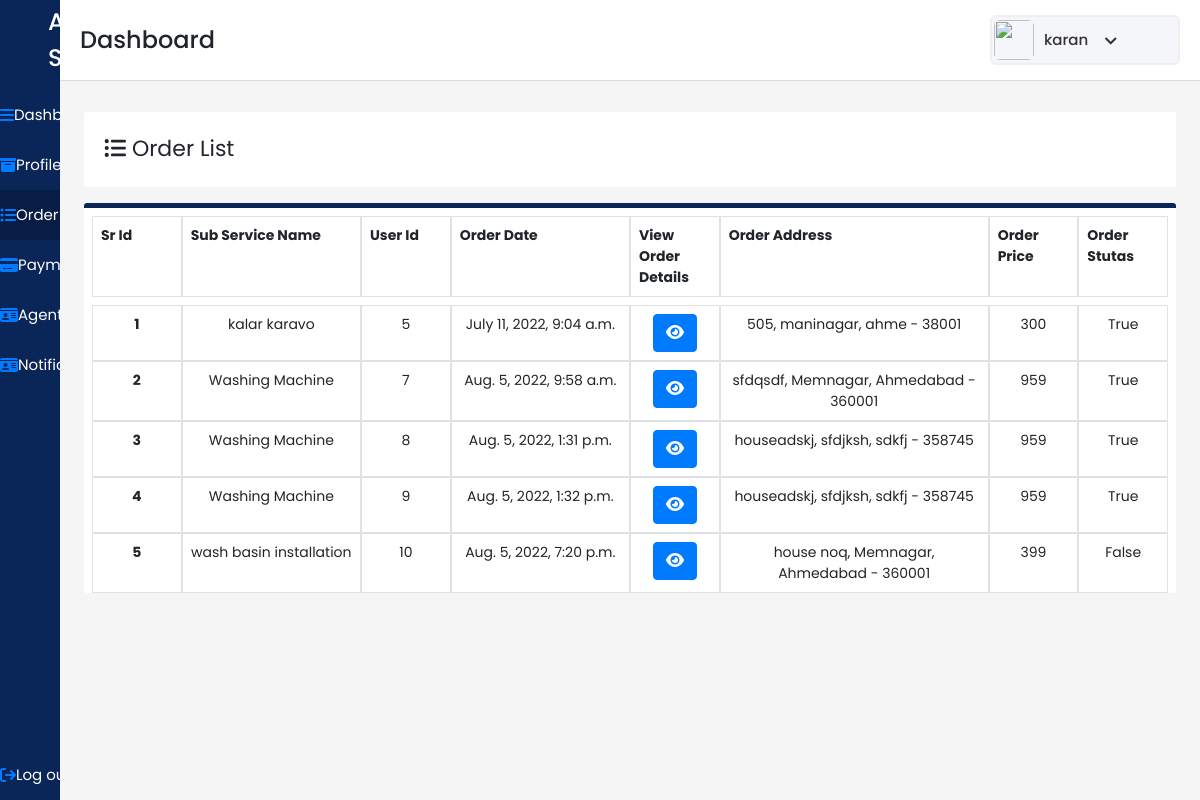
Page /agentorderlist/ (signed in) on the committed database.
### user/models.py (models this page shows)
class Orderlist(models.Model):
    orderid=models.IntegerField(primary_key=True)
    serviceid=models.IntegerField(null=True,blank=True)
    subserviceid=models.IntegerField(null=True)
    userid=models.IntegerField(null=True)
    agentid=models.IntegerField(null=True,blank=True)
    servicename=models.CharField(max_length=200,null=True)
    orderdatetime=models.DateTimeField(null=True)
    orderotp=models.IntegerField(null=True)
    orderstutas=models.BooleanField(max_length=5,null=True)
    ordercompletetime=models.DateTimeField(null=True,blank=True)
    orderaddress=models.CharField(max_length=200)
    orderprice=models.IntegerField(null=True)

### user/views.py (the view)
# urls.py: path('agentorderlist/',views.agentorderlist,name="agentorderlist"),
@login_required(login_url="/login/")
def agentorderlist(request):
    agent = Agent.objects.get(agentname=request.user.username)
    allOrderlist=Orderlist.objects.filter(agentid=agent.agentid)
    context={'Orderlists':allOrderlist}
    print(allOrderlist)
    return render(request,"agent/agentorderlist.html",context)

### user/templates/agent/agentorderlist.html (shortened to what this page needs)
{% load static %}
<!DOCTYPE html>
<html lang="en" dir="ltr">
  <head>
    <link rel="stylesheet" href="{% static "./style.css" %}">
   <link href="{% static "https://unpkg.com/boxicons@2.0.7/css/boxicons.min.css" %}" rel='stylesheet'>
    <link rel="stylesheet" href="{% static "path/to/font-awesome/css/font-awesome.min.css"  %}">
    <link href="{% static "https://cdn.jsdelivr.net/npm/bootstrap@5.1.3/dist/css/bootstrap.min.css"  %}" rel="stylesheet">
    <link href="{% static "https://cdn.jsdelivr.net/npm/bootstrap@5.1.3/dist/css/bootstrap.min.css" %}" rel="stylesheet">
    <link rel="stylesheet" href="{% static "./css/bootstrap.min.css" %}">
    <link href="{% static "https://stackpath.bootstrapcdn.com/bootstrap/4.4.1/css/bootstrap.min.css" %}" rel="stylesheet"/>
  </head>
<body>
  <div class="sidebar">
    <div class="logo-details pl-5">
      <span class="logo_name">All in Services</span>
    </div>
      <ul class="nav-links">
        <li>
          <a href={% url 'agentindex' %} >
            <i class="fa fa-bars" aria-hidden="true"></i>
            <span class="links_name">Dashboard</span>
          </a>
        </li>
        <li>
          <a href={% url 'agentprofile' %}>
            <i class="fa fa-archive" aria-hidden="true"></i>
            <span class="links_name">Profile</span>
        </li>
        <li>
          <a href={% url 'agentorderlist' %} class="active">
            <i class="fa fa-list-ul" aria-hidden="true"></i>
            <span class="links_name">Order list</span>
          </a>
        </li>
        <li>
          <a href={% url 'agentpayment' %} >
            <i class="fa fa-credit-card-alt" aria-hidden="true"></i>
            <span class="links_name">Payment</span>
          </a>
        </li>
        <li>
          <a href={% url 'agentkycdetail' %} >
            <i class="fa fa-id-card" aria-hidden="true"></i>
            <span class="links_name">Agent KYC</span>
          </a>
        </li>
        <li>
          <a href={% url 'agentnotification' %} >
            <i class="fa fa-id-card" aria-hidden="true"></i>
            <span class="links_name">Notification</span>
          </a>
        </li>
        <li class="log_out">
          {% if request.user.is_authenticated %}
          <a href="{% url 'logout' %}" >
            <i class="fa fa-sign-out" aria-hidden="true"></i>
            <span class="links_name">Log out</span>
          </a>
          {% endif %}
        </li>
      </ul>
    </div>
  <section class="home-section agent-home">
    <nav>
      <div class="sidebar-button">
        <span class="dashboard">Dashboard</span>
      </div>
      <div class="profile-details">
        <img src={% static "./images/All_in_one2.png" %} alt="">
        <span class="admin_name">{{user.username}}</span>
        <i class='bx bx-chevron-down' ></i>
      </div>
    </nav>
    <section id="users" class="p-4" >
      <div class="users mt-5">
        <div class=" user-title">
          <i class="fa fa-list-ul" aria-hidden="true"></i>
          Order List
        </div>
      </div>
      <div class="user-list mt-3">
        <div class="row m-2">
          <div class="col-md-1 border p-2">
            <b>Sr Id</b>
          </div>
          <div class="col-md-2 border p-2 ">
            <b>Sub Service Name</b>
          </div>
          <div class="col-md-1 border p-2 ">
            <b>User Id</b>
          </div>
          <div class="col-md-2 border p-2 ">
            <b>Order Date</b>
          </div>
          <div class="col-md-1 border p-2 ">
            <b>View Order Details</b>
          </div>
          <div class="col-md-3 border p-2 ">
            <b>Order Address</b>
          </div>
          <div class="col-md-1 border p-2 ">
            <b>Order Price</b>
          </div>
          <div class="col-md-1 border p-2 ">
            <b>Order Stutas</b>
          </div>
        </div>
        <div class="row ml-2 mb-2 mr-2">
          {% for orderlist in Orderlists %}
          <div class="col-md-1 border p-2  text-center ">
            <b>{{forloop.counter}}</b>
          </div>
        <div class="col-md-2 border p-2 text-center">
            {{orderlist.servicename}}
          </div>
       <div class="col-md-1 border p-2 text-center">
            {{orderlist.orderid}}
          </div>
          <div class="col-md-2 border p-2  text-center">
            {{orderlist.orderdatetime}}
          </div>
          <div class="col-md-1 border p-2  text-center">
            <a href="{% url 'vieworderdetail' %}" class="btn btn-primary"><i class="fa fa-eye text-white" aria-hidden="true"></i></a>
          </div>
          <div class="col-md-3 border p-2  text-center">
            {{orderlist.orderaddress}}
          </div>
          <div class="col-md-1 border p-2  text-center">
            {{orderlist.orderprice}}
          </div>
          <div class="col-md-1 border p-2  text-center">
            {{orderlist.orderstutas}}
          </div>
          {% endfor %}
        </div>
      </div>
  </section>
  </section>
</body>
</html>

### adminpan/static/style.css (style rules this page uses)
* { margin: 0; padding: 0; box-sizing: border-box; font-family: 'Poppins', sans-serif; }
#users .user-list { font-size: 14px !important; }
.sidebar { position: fixed; height: 100%; width: 240px; background: #0A2558; transition: all 0.5s ease; }
.sidebar .logo-details { height: 80px; display: flex; align-items: center; }
.sidebar .logo-details .logo_name { color: #fff; font-size: 24px; font-weight: 500; }
.sidebar .nav-links { margin-top: 10px; }
.sidebar .nav-links li { position: relative; list-style: none; height: 50px; }
.sidebar .nav-links li a { height: 100%; width: 100%; display: flex; align-items: center; text-decoration: none; transition: all 0.4s ease; }
.sidebar .nav-links li a.active { background: #081D45; }
.sidebar .nav-links li a .links_name { color: #fff; font-size: 15px; font-weight: 400; white-space: nowrap; }
.sidebar .nav-links .log_out { position: absolute; bottom: 0; width: 100%; }
.home-section { position: relative; background: #f5f5f5; min-height: 100vh; width: calc(100% - 240px); left: 240px; transition: all 0.5s ease; }
.home-section nav { display: flex; justify-content: space-between; height: 80px; background: #fff; display: flex; align-items: center; position: fixed; width: calc(100% - 240px); left: 240px; z-index: 100; padding: 0 20px; box-shadow: 0 1px 1px rgba(0, 0, 0, 0.1); transition: all 0.5s ease; }
.home-section nav .sidebar-button { display: flex; align-items: center; font-size: 24px; font-weight: 500; }
.home-section nav .profile-details { display: flex; align-items: center; background: #F5F6FA; border: 2px solid #EFEEF1; border-radius: 6px; height: 50px; min-width: 190px; padding: 0 15px 0 2px; }
nav .profile-details img { height: 40px; width: 40px; border-radius: 6px; object-fit: cover; }
nav .profile-details .admin_name { font-size: 15px; font-weight: 500; color: #333; margin: 0 10px; white-space: nowrap; }
nav .profile-details i { font-size: 25px; color: #333; }
#users { margin-top: 40px; position: absolute; background: #f5f5f5; width: 100%; }
#users .user-title { background-color: white; border-radius: 3px; height: 75px; padding: 20px; font-size: 22px; }
#users .user-list { background-color: white; border-radius: 3px; border-top: 5px solid #0a2558; }
@media (max-width: 1240px) { .sidebar { width: 60px; } }
@media (max-width: 1240px) { .home-section { width: calc(100% - 60px); left: 60px; } }
@media (max-width: 1240px) { .home-section nav { width: calc(100% - 60px); left: 60px; } }

### rows in the picture
Orderlist: servicename "kalar karavo", orderid "5", orderdatetime "July 11, 2022, 9:04 a.m.", orderaddress "505, maninagar, ahme - 38001", orderprice "300", orderstutas "True"
Orderlist: servicename "Washing Machine", orderid "7", orderdatetime "Aug. 5, 2022, 9:58 a.m.", orderaddress "sfdqsdf, Memnagar, Ahmedabad - 360001", orderprice "959", orderstutas "True"
Orderlist: servicename "Washing Machine", orderid "8", orderdatetime "Aug. 5, 2022, 1:31 p.m.", orderaddress "houseadskj, sfdjksh, sdkfj - 358745", orderprice "959", orderstutas "True"
Orderlist: servicename "Washing Machine", orderid "9", orderdatetime "Aug. 5, 2022, 1:32 p.m.", orderaddress "houseadskj, sfdjksh, sdkfj - 358745", orderprice "959", orderstutas "True"
Orderlist: servicename "wash basin installation", orderid "10", orderdatetime "Aug. 5, 2022, 7:20 p.m.", orderaddress "house noq, Memnagar, Ahmedabad - 360001", orderprice "399", orderstutas "False"

### other values in the picture
{{ user.username }} "karan"
